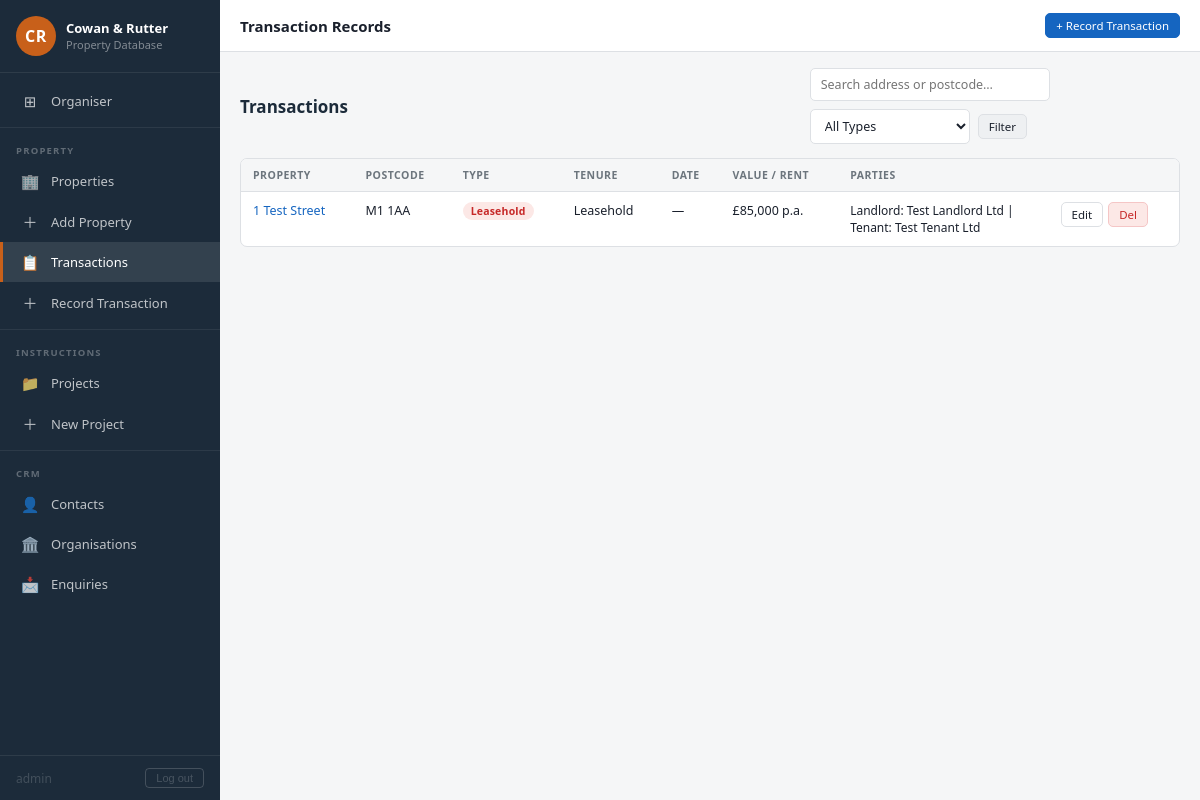
The page /transactions (signed in) on the database its author committed.
### app.py (models this page shows, shortened)
class User(UserMixin, db.Model):
    __tablename__ = 'users'
    id            = db.Column(db.Integer, primary_key=True)
    username      = db.Column(db.String(80), unique=True, nullable=False)
    password_hash = db.Column(db.String(255), nullable=False)

class Transaction(db.Model):
    __tablename__ = 'transactions'
    id = db.Column(db.Integer, primary_key=True)
    property_id = db.Column(db.Integer, db.ForeignKey('properties.id'), nullable=False)
    transaction_type = db.Column(db.String(20), nullable=False)   # Capital, Leasehold
    tenure_type = db.Column(db.String(30))                         # Freehold, Leasehold, Sub-lease
    transaction_date = db.Column(db.Date)
    value = db.Column(db.Float)
    vendor = db.Column(db.String(255))
    purchaser = db.Column(db.String(255))
    landlord = db.Column(db.String(255))
    tenant = db.Column(db.String(255))
    lease_start = db.Column(db.Date)
    lease_end = db.Column(db.Date)
    rent_pa = db.Column(db.Float)
    break_clause = db.Column(db.String(100))
    notes = db.Column(db.Text)
    created_at = db.Column(db.DateTime, default=datetime.utcnow)
    done_by           = db.Column(db.String(20))    # CR / Third Party
    third_party_name  = db.Column(db.String(255))   # name if third party
    part_or_floor     = db.Column(db.String(100))
    source            = db.Column(db.String(50))    # Agent / Direct / Auction etc.
    source_contact    = db.Column(db.String(255))
    nda               = db.Column(db.Boolean, default=False)
    size_units        = db.Column(db.String(20))    # sq ft / sq m / acres
    size_basis        = db.Column(db.String(20))    # GIA / NIA / GEA / IPMS
    demise_description= db.Column(db.Text)
    incentive_years   = db.Column(db.Float)         # rent-free period (years)
    headline_rate     = db.Column(db.Float)         # headline rent £
    headline_rate_unit= db.Column(db.String(10))    # pa / pcm / psf
    net_rate          = db.Column(db.Float)         # net effective rent £
    next_break_date   = db.Column(db.Date)
    no_break          = db.Column(db.Boolean, default=False)
    next_review_date  = db.Column(db.Date)
    no_review         = db.Column(db.Boolean, default=False)
    review_type       = db.Column(db.String(30))    # Open Market / RPI / Fixed / Stepped
    repair            = db.Column(db.String(20))    # FRI / IRI / Internal
    alienation        = db.Column(db.String(50))
    primary_use_class = db.Column(db.String(20))    # E / B2 / B8 / C1 etc.
    lt_act            = db.Column(db.String(30))    # Inside / Outside 1954 Act
    epc_rating        = db.Column(db.String(5))     # A-G
    fitted            = db.Column(db.String(20))    # Shell & Core / Cat A / Cat A+ / Cat B
    description       = db.Column(db.Text)         # property description (for comps)
    niy               = db.Column(db.Float)         # Net Initial Yield %  (commercial)
    giy               = db.Column(db.Float)         # Gross Initial Yield % (residential investment)
    capital_rate_psf  = db.Column(db.Float)         # £ per sq ft
    wault             = db.Column(db.Float)         # Weighted Avg Unexpired Lease Term (years)
    passing_income    = db.Column(db.Float)         # £ pa
    income_pct        = db.Column(db.Float)         # % income producing
    erv               = db.Column(db.Float)         # Estimated Rental Value £ pa
    tenant_covenant   = db.Column(db.String(50))    # Strong / Satisfactory / Weak
    written_analysis  = db.Column(db.Text)          # free-text analysis
    @property
    def display_rent(self):
        if self.rent_pa:
            return f"£{self.rent_pa:,.0f} p.a."
        return '—'
    @property
    def parties(self):
        if self.transaction_type == 'Capital':
            parts = []
            if self.vendor:
                parts.append(f"Vendor: {self.vendor}")
            if self.purchaser:
                parts.append(f"Purchaser: {self.purchaser}")
            return ' | '.join(parts) if parts else '—'
        else:
            parts = []
            if self.landlord:
                parts.append(f"Landlord: {self.landlord}")
            if self.tenant:
                parts.append(f"Tenant: {self.tenant}")
            return ' | '.join(parts) if parts else '—'

class Property(db.Model):
    __tablename__ = 'properties'
    id = db.Column(db.Integer, primary_key=True)
    address = db.Column(db.String(255), nullable=False)
    postcode = db.Column(db.String(20), nullable=False)
    property_type = db.Column(db.String(50))          # Office, Retail, Industrial, etc.
    size = db.Column(db.Float)
    measurement_type = db.Column(db.String(10))        # GIA, NIA, GEA
    description = db.Column(db.Text)
    created_at = db.Column(db.DateTime, default=datetime.utcnow)
    residential_use   = db.Column(db.String(30))  # Owner Occupied, HMO, Residential Investment, Vacant
    website_listed    = db.Column(db.Boolean, default=False)
    website_category  = db.Column(db.String(20))   # commercial / residential
    listing_status    = db.Column(db.String(20))   # available / under-offer / let-agreed / sold
    featured          = db.Column(db.Boolean, default=False)
    area              = db.Column(db.String(100))  # e.g. Chelsea, Fulham
    use_class         = db.Column(db.String(30))   # office / retail / industrial (commercial)
    listing_price     = db.Column(db.Float)
    listing_price_unit= db.Column(db.String(10))   # pa / pcm / sale / poa
    price_display     = db.Column(db.String(100))  # optional custom price string
    beds              = db.Column(db.Integer)
    baths             = db.Column(db.Integer)
    lat               = db.Column(db.Float)
    lng               = db.Column(db.Float)
    photo_id          = db.Column(db.String(100))
    blurb             = db.Column(db.Text)
    listing_size      = db.Column(db.Float)
    listing_size_unit = db.Column(db.String(20))
    brochure_data     = db.Column(db.LargeBinary)
    brochure_filename = db.Column(db.String(255))
    brochure_size     = db.Column(db.Integer)
    floor_plan_data   = db.Column(db.LargeBinary)
    floor_plan_filename = db.Column(db.String(255))
    floor_plan_size   = db.Column(db.Integer)
    transactions = db.relationship('Transaction', backref='property', lazy=True, cascade='all, delete-orphan')
    projects = db.relationship('Project', backref='property', lazy=True, cascade='all, delete-orphan')

### app.py (the view)
@app.route('/transactions')
def transactions_list():
    q = request.args.get('q', '')
    ttype = request.args.get('type', '')
    query = Transaction.query.join(Property)
    if q:
        query = query.filter(
            db.or_(Property.address.ilike(f'%{q}%'), Property.postcode.ilike(f'%{q}%'))
        )
    if ttype:
        query = query.filter(Transaction.transaction_type == ttype)
    transactions = query.order_by(Transaction.transaction_date.desc()).all()
    return render_template('transactions/list.html', transactions=transactions, q=q, ttype=ttype)

### app.py (called while the page is built)
@login_manager.user_loader
def load_user(user_id):
    return User.query.get(int(user_id))

@app.before_request
def require_login():
    if request.endpoint in _PUBLIC_ENDPOINTS:
        return
    if not current_user.is_authenticated:
        return redirect(url_for('login', next=request.url))

### templates/transactions/list.html (shortened to what this page needs)
{% extends "base.html" %}
{% block topbar_title %}Transaction Records{% endblock %}
{% block topbar_actions %}
  <a href="{{ url_for('transaction_new') }}" class="btn btn-primary btn-sm">+ Record Transaction</a>
{% endblock %}
{% block content %}
<div class="section-header">
  <h2>Transactions</h2>
  <form class="search-bar" method="get" style="flex-wrap:wrap;gap:8px">
    <input type="text" name="q" value="{{ q }}" placeholder="Search address or postcode…" style="max-width:240px">
    <select name="type" style="max-width:160px">
      <option value="">All Types</option>
    </select>
    <button class="btn btn-secondary btn-sm" type="submit">Filter</button>
  </form>
</div>
{% if transactions %}
<div class="table-wrap">
  <table>
    <thead>
      <tr>
        <th>Property</th>
        <th>Postcode</th>
        <th>Type</th>
        <th>Tenure</th>
        <th>Date</th>
        <th>Value / Rent</th>
        <th>Parties</th>
        <th></th>
      </tr>
    </thead>
    <tbody>
      {% for t in transactions %}
      <tr>
        <td><a href="{{ url_for('property_detail', id=t.property.id) }}">{{ t.property.address }}</a></td>
        <td>{{ t.property.postcode }}</td>
        <td>
          {% if t.transaction_type == 'Capital' %}
            <span class="badge badge-capital">Capital</span>
          {% else %}
            <span class="badge badge-leasehold">Leasehold</span>
          {% endif %}
        </td>
        <td>{{ t.tenure_type or '—' }}</td>
        <td>{{ t.transaction_date.strftime('%d %b %Y') if t.transaction_date else '—' }}</td>
        <td>
          {% if t.transaction_type == 'Capital' %}{{ t.display_value }}
          {% else %}{{ t.display_rent }}{% endif %}
        </td>
        <td style="max-width:180px;font-size:12px">{{ t.parties }}</td>
        <td>
          <div class="td-actions">
            <a href="{{ url_for('transaction_edit', id=t.id) }}" class="btn btn-sm btn-outline">Edit</a>
            <form method="post" action="{{ url_for('transaction_delete', id=t.id) }}" class="confirm-delete">
              <button class="btn btn-sm btn-danger" type="submit">Del</button>
            </form>
          </div>
        </td>
      </tr>
      {% endfor %}
    </tbody>
  </table>
</div>
{% endif %}
{% endblock %}

### templates/base.html (shortened to what this page needs)
<!DOCTYPE html>
<html lang="en">
<head>
  <link rel="stylesheet" href="{{ url_for('static', filename='css/style.css') }}">
</head>
<body>
<div class="shell">
  <nav class="sidebar">
    <div class="sidebar-profile">
      <div class="sidebar-avatar">CR</div>
      <div class="sidebar-profile-info">
        <h2>Cowan &amp; Rutter</h2>
        <p>Property Database</p>
      </div>
    </div>
    <div class="sidebar-nav">
      <a href="{{ url_for('dashboard') }}" class="{{ 'active' if request.endpoint == 'dashboard' else '' }}">
        <span class="nav-icon">⊞</span> Organiser
      </a>
      <div class="nav-divider"></div>
      <div class="nav-section-label">Property</div>
      <a href="{{ url_for('properties_list') }}" class="{{ 'active' if 'propert' in request.endpoint and request.endpoint != 'property_new' else '' }}">
        <span class="nav-icon">🏢</span> Properties
      </a>
      <a href="{{ url_for('property_new') }}" class="{{ 'active' if request.endpoint == 'property_new' else '' }}">
        <span class="nav-icon">＋</span> Add Property
      </a>
      <a href="{{ url_for('transactions_list') }}" class="{{ 'active' if 'transaction' in request.endpoint and request.endpoint != 'transaction_new' else '' }}">
        <span class="nav-icon">📋</span> Transactions
      </a>
      <a href="{{ url_for('transaction_new') }}" class="{{ 'active' if request.endpoint == 'transaction_new' else '' }}">
        <span class="nav-icon">＋</span> Record Transaction
      </a>
      <div class="nav-divider"></div>
      <div class="nav-section-label">Instructions</div>
      <a href="{{ url_for('projects_list') }}" class="{{ 'active' if 'project' in request.endpoint and request.endpoint not in ['project_new','document_add','document_delete'] else '' }}">
        <span class="nav-icon">📁</span> Projects
      </a>
      <a href="{{ url_for('project_new') }}" class="{{ 'active' if request.endpoint == 'project_new' else '' }}">
        <span class="nav-icon">＋</span> New Project
      </a>
      <div class="nav-divider"></div>
      <div class="nav-section-label">CRM</div>
      <a href="{{ url_for('contacts_list') }}" class="{{ 'active' if 'contact' in request.endpoint else '' }}">
        <span class="nav-icon">👤</span> Contacts
      </a>
      <a href="{{ url_for('organisations_list') }}" class="{{ 'active' if 'organisation' in request.endpoint else '' }}">
        <span class="nav-icon">🏛️</span> Organisations
      </a>
      <a href="{{ url_for('enquiries_list') }}" class="{{ 'active' if 'enquir' in request.endpoint else '' }}">
        <span class="nav-icon">📩</span> Enquiries
      </a>
    </div>
    <div class="sidebar-footer" style="display:flex;align-items:center;justify-content:space-between;gap:8px">
      <span style="opacity:0.6;font-size:12px">{{ current_user.username }}</span>
      <form action="{{ url_for('logout') }}" method="post" style="margin:0">
        <button type="submit" style="background:none;border:1px solid rgba(255,255,255,0.25);color:inherit;cursor:pointer;padding:3px 10px;border-radius:4px;font-size:11px;opacity:0.7">Log out</button>
      </form>
    </div>
  </nav>
  <div class="main">
    <div class="topbar">
      <div class="topbar-title">{% block topbar_title %}{% endblock %}</div>
      <div class="topbar-actions">{% block topbar_actions %}{% endblock %}</div>
    </div>
    <div class="content">
      {% block content %}{% endblock %}
    </div>
  </div>
</div>
</body>
</html>

### rows shown on the page
User: username "admin"
Transaction: property.address "1 Test Street", property.postcode "M1 1AA", shows "Leasehold", tenure_type "Leasehold", transaction_date "—", display_rent "£85,000 p.a.", parties "Landlord: Test Landlord Ltd | Tenant: Test Tenant Ltd"
